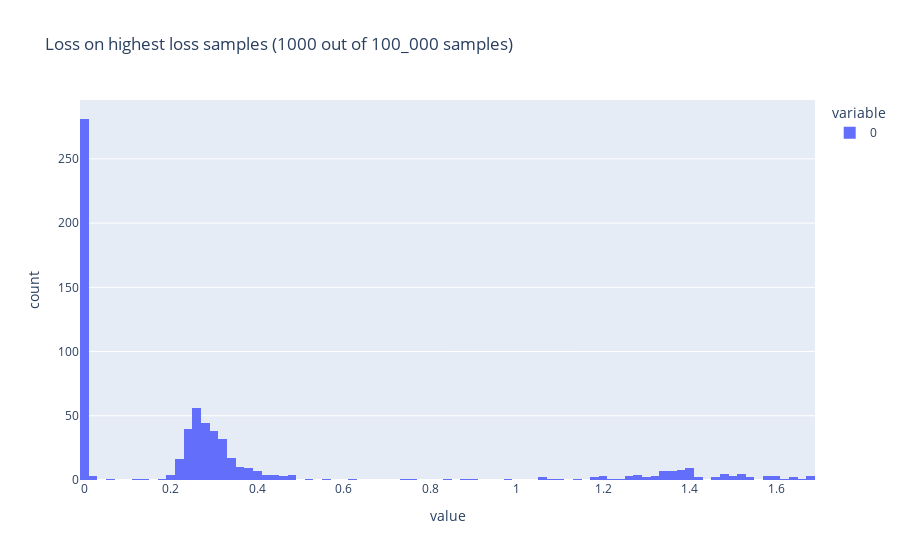

Here is the notebook cell this chart was saved with:
### Code cell
px.histogram(loss_per_sample.cpu(), nbins=100, title=f'Loss on highest loss samples (1000 out of 100_000 samples)')

### Figure 1 — Plotly figure (JSON) as saved in the notebook; plotly's stock layout.template omitted (floating-point values rounded to 4 significant figures; data arrays with more than 128 entries replaced by an {"elided": "..."} marker saying what was removed)
{"data": [{"alignmentgroup": "True", "bingroup": "x", "hovertemplate": "variable=0<br>value=%{x}<br>count=%{y}<extra></extra>", "legendgroup": "0", "marker": {"color": "#636efa", "pattern": {"shape": ""}}, "name": "0", "nbinsx": 100, "offsetgroup": "0", "orientation": "v", "showlegend": true, "type": "histogram", "x": {"elided": "672 float values"}, "xaxis": "x", "yaxis": "y"}], "layout": {"barmode": "relative", "legend": {"title": {"text": "variable"}, "tracegroupgap": 0}, "title": {"text": "Loss on highest loss samples (1000 out of 100_000 samples)"}, "xaxis": {"anchor": "y", "domain": [0, 1], "title": {"text": "value"}}, "yaxis": {"anchor": "x", "domain": [0, 1], "title": {"text": "count"}}}}
